Frame 1 (no input): blank canvas, image omitted
Frame 60 (no input): blank canvas, image omitted
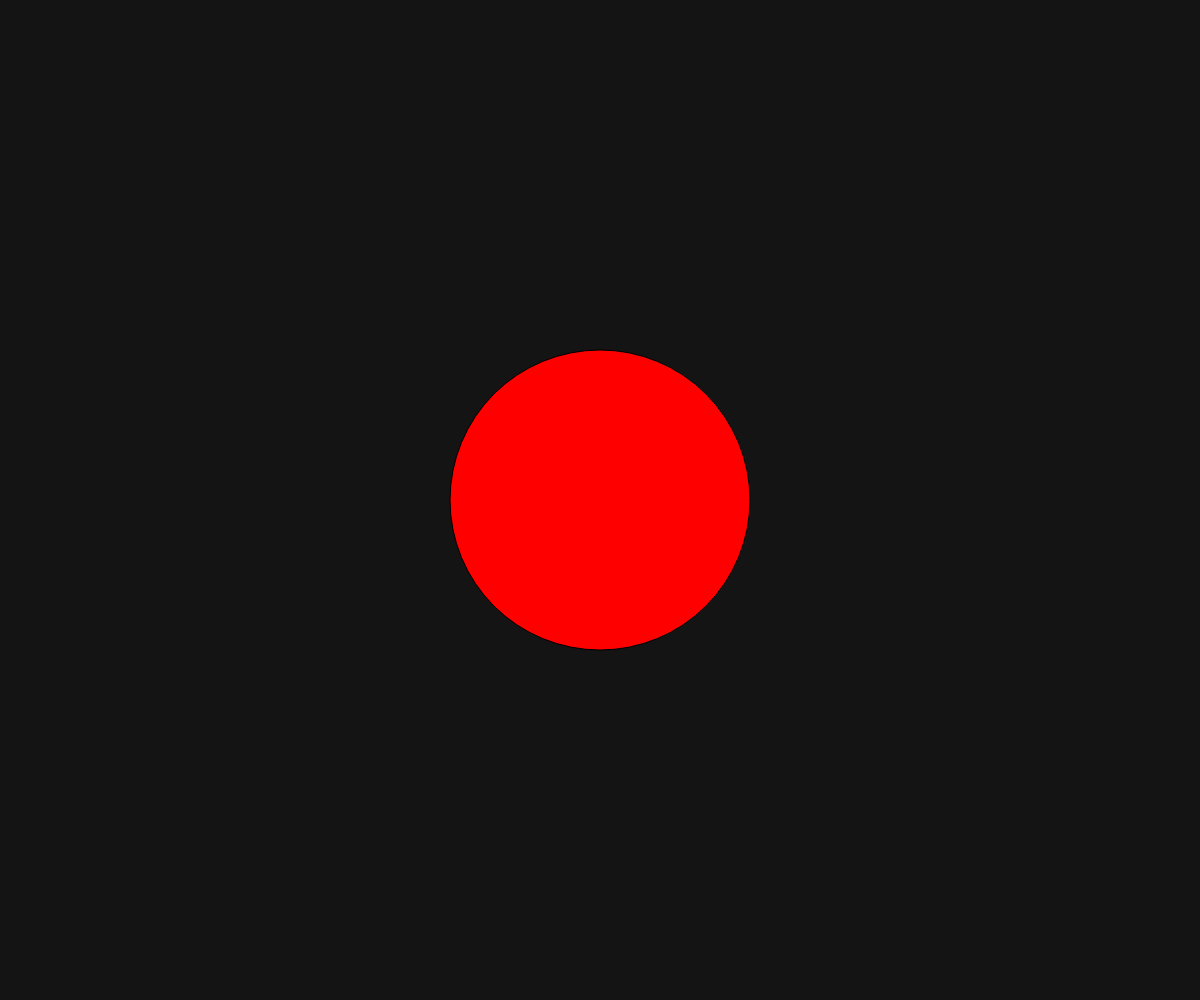
Frame 120 (the mouse pressed at the canvas centre since frame 60)

The p5.js sketch whose frames 1 and 60 were blank and that drew this single picture after the mouse press (run headless with seeded random() and noise() and a simulated clock; from frame 60 on, the mouse is pressed at the canvas centre):

// p5.js sketch
// ── sketch.js
// Project Title
// Your Name
// Date
//
// Extra for Experts:
// - describe what you did to take this project "above and beyond"

let circleTimer, bgTimer;

function setup() {
  createCanvas(windowWidth, windowHeight);
  circleTimer = new Timer(1000);
  bgTimer = new Timer(2500);
}

function windowResized(){
  createCanvas(windowWidth, windowHeight);
}

function draw() {
  background(20)

  if(bgTimer.isDone()){
    background('purple');
  }

  if(circleTimer.isDone()){
    fill("red");
    circle(width/2, height/2, 300)
  }
}

function mousePressed() {
  circleTimer.reset()
  bgTimer.reset()
}

class Timer {
  constructor(waitTime){
    this.startTime = millis();
    this.waitTime = waitTime;
  }

  isDone() {
    return millis() > this.waitTime + this.startTime;
  }

  timeRemaining(){
    return this.waitTime + this.startTime;
  }

  reset(){
    this.startTime = millis();
  }
}
